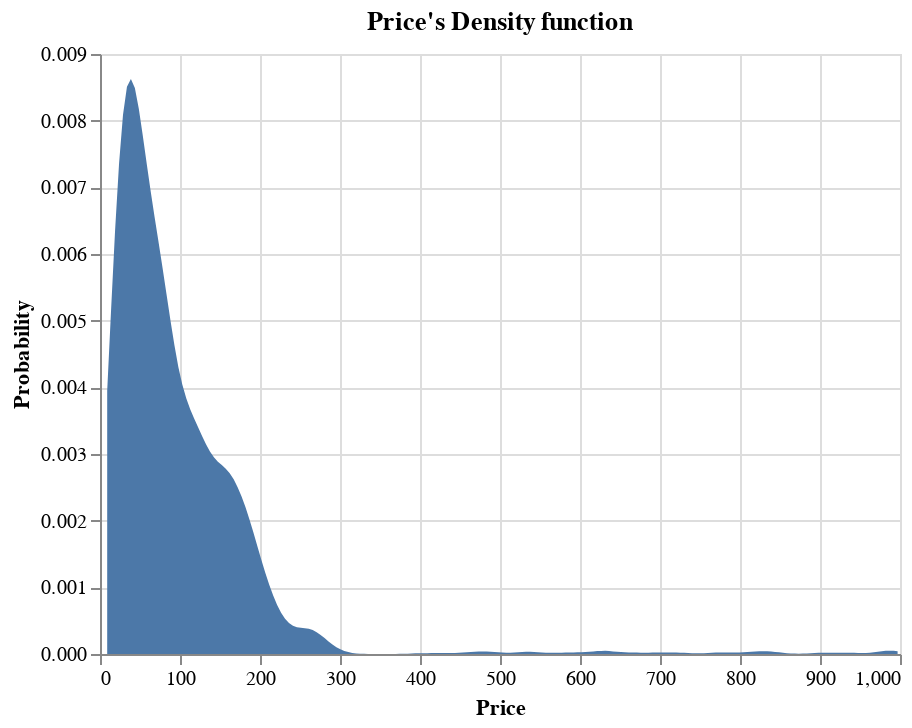

Notebook source saved alongside this figure:
### Code cell
# price, density function
alt.Chart(source).transform_density(
    'Price',
    as_=['Price', 'density'],
).mark_area().encode(
    alt.X("Price:Q"),
    alt.Y('density:Q', title="Probability"),
    tooltip=['Price']
).properties(title="Price's Density function")

### Figure 1 — Vega-Lite specification as saved in the notebook (floating-point values rounded to 4 significant figures; data arrays with more than 128 entries replaced by an {"elided": "..."} marker saying what was removed)
{"config": {"view": {"continuousWidth": 400, "continuousHeight": 300}}, "data": {"name": "data-6dab6b0ae15d5de0e61c601268fbafd9"}, "mark": "area", "encoding": {"tooltip": [{"type": "quantitative", "field": "Price"}], "x": {"type": "quantitative", "field": "Price"}, "y": {"type": "quantitative", "field": "density", "title": "Probability"}}, "title": "Price's Density function", "transform": [{"density": "Price", "as": ["Price", "density"]}], "$schema": "https://vega.github.io/schema/vega-lite/v4.8.1.json", "datasets": {"data-6dab6b0ae15d5de0e61c601268fbafd9": {"elided": "2988 records"}}}
